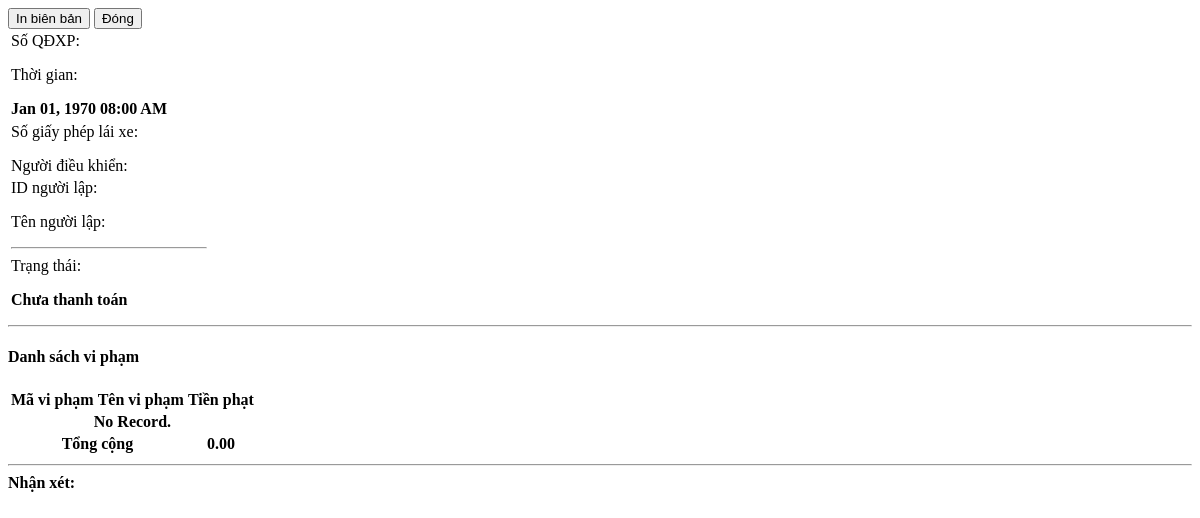
The page /admin/violations/view_details.php?id=58 on the database as committed earlier.
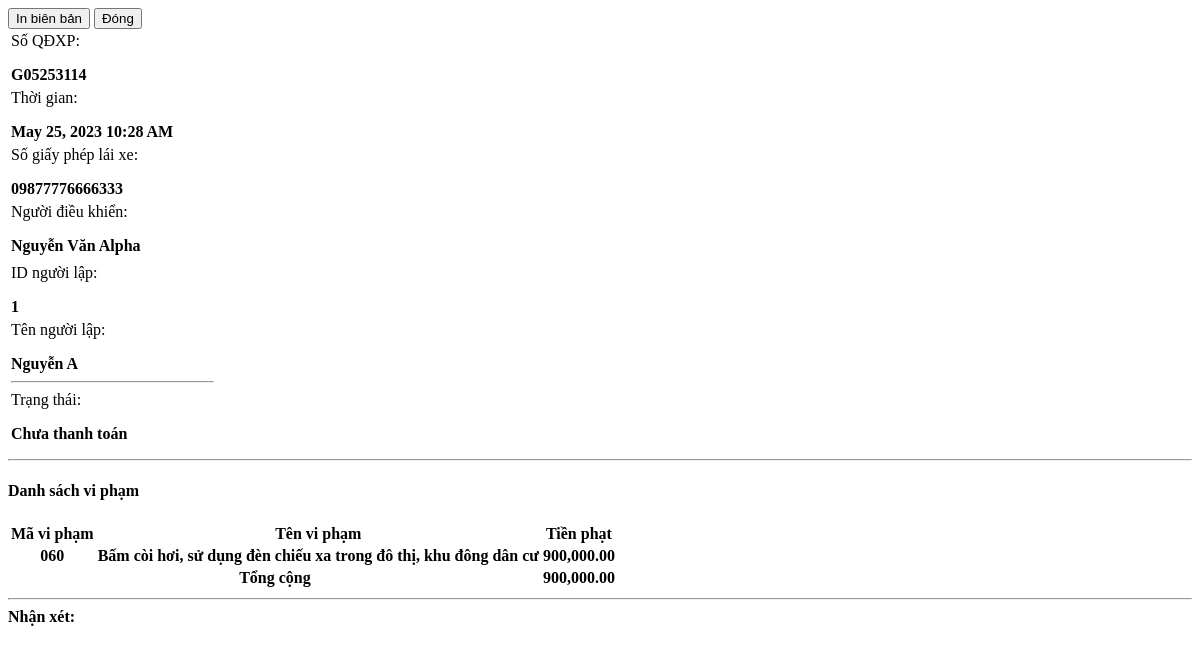
The same page on the database as committed later.
### tables this page shows
CREATE TABLE `violation_items` (
  `driver_violation_id` int(30) NOT NULL,
  `violation_id` int(30) DEFAULT NULL,
  `fine` float NOT NULL,
  `status` tinyint(1) NOT NULL DEFAULT 0 COMMENT '0=pending, 1=paid',
  `date_created` datetime NOT NULL DEFAULT current_timestamp()
);

CREATE TABLE `violations` (
  `id` int(30) NOT NULL,
  `code` varchar(50) NOT NULL,
  `name` text NOT NULL,
  `description` text NOT NULL,
  `min_fine` float NOT NULL,
  `max_fine` float NOT NULL,
  `law_id` int(30) NOT NULL,
  `fine` float NOT NULL,
  `status` tinyint(4) NOT NULL DEFAULT 1 COMMENT '0=Inactive, 1=Active',
  `date_created` datetime NOT NULL DEFAULT current_timestamp(),
  `date_updated` datetime DEFAULT NULL ON UPDATE current_timestamp()
);

### admin/violations/view_details.php (the view, shortened to what this page needs)
<?php
require_once('../../config.php');
if(isset($_GET['id']) && $_GET['id'] > 0){
    $qry2 = $conn->query("SELECT i.*,o.code,o.name from `violation_items` i inner join `violations` o on i.violation_id = o.id where i.driver_violation_id = '{$_GET['id']}' ");
    $violation_arr = array();
	if($qry2->num_rows > 0){
        while($row = $qry2->fetch_assoc()){
            $violation_arr[]=$row;
        }
    }
}
?>
<div class="container-fluid">
    <div class="w-100 d-flex justify-content-end mb-2">
        <button class="btn btn-flat btn-sm btn-default bg-lightblue" type="button" id="print"><i class="fa fa-print"></i> In biên bản</button>
        <button class="btn btn-flat btn-sm btn-default bg-black" data-dismiss="modal"><i class="fa fa-times"></i> Đóng</button>
    </div>
    <div class="border border-dark px-2 py-2" id="print_out">
        <table class="table boder-0">
            <tr class='boder-0'>
                <td width="80%" class='boder-0 align-bottom'>
                    <div class="row">
                        <div class="col-12">
                            <div class="row justify-content-between  w-max-100">
                                <div class="col-6 d-flex w-max-100">
                                    <label class="float-left w-auto whitespace-nowrap">Số QĐXP: </label>
                                    <p class="col-md-auto border-bottom px-2 border-dark w-100"><b><?php echo $ticket_no ?></b></p>
                                </div>
                                <div class="col-6 d-flex w-max-100">
                                    <label class="float-left w-auto whitespace-nowrap">Thời gian: </label>
                                    <p class="col-md-auto border-bottom px-2 border-dark w-100"><b><?php echo date("M d, Y h:i A",strtotime($date_created)) ?></b></p>
                                </div>
                            </div>
                            <div class="d-flex w-max-100">
                                <label class="float-left w-auto whitespace-nowrap">Số giấy phép lái xe:</label>
                                <p class="col-md-auto border-bottom border-dark w-100"><b><?php echo $license_id_no ?></b></p>
                            </div>
                            <div class="d-flex w-max-100">
                                <label class="float-left w-auto whitespace-nowrap">Người điều khiển:</label>
                                <p class="col-md-auto border-bottom border-dark w-100"><b><?php echo $driver ?></b></p>
                            </div>
                        </div>
                    </div>
                </td>
            </tr>
            <tr>
                <td colspan='2'>
                    <div class="d-flex w-max-100">
                        <label class="float-left w-auto whitespace-nowrap">ID người lập:</label>
                        <p class="col-md-auto border-bottom border-dark w-100"><b><?php echo $officer_id ?></b></p>
                    </div>
                    <div class="d-flex w-max-100">
                        <label class="float-left w-auto whitespace-nowrap">Tên người lập:</label>
                        <p class="col-md-auto border-bottom border-dark w-100"><b><?php echo $officer_name ?></b></p>
                    </div>
                    <hr>
                    <div class="d-flex w-max-100">
                        <label class="float-left w-auto whitespace-nowrap">Trạng thái:</label>
                        <p class=" border-bottom border-dark px-4"><b><?php echo ($status == 1) ? "Đã thanh toán" : "Chưa thanh toán" ?></b></p>
                    </div>
                </td>
            </tr>
        </table>
        <hr class='bg-dark border-dark'>
        <h4 class="text-center"><b>Danh sách vi phạm</b></h4>
        <table class='table table-stripped px-4'>
            <thead>
                <tr>
                    <th>Mã vi phạm</th>
                    <th>Tên vi phạm</th>
                    <th class="text-right">Tiền phạt</th>
                </tr>
            </thead>
            <tbody>
                <?php
                foreach($violation_arr as $row):
                ?>
                <tr>
                    <th><?php echo $row['code'] ?></th>
                    <th><?php echo $row['name'] ?></th>
                    <th class='text-right'><?php echo number_format($row['fine'],2) ?></th>
                </tr>
                <?php endforeach; ?>
                <?php if(count($violation_arr) <= 0): ?>
                <tr>
                    <th class="text-center" colspan="3">No Record.</th>
                </tr>
                <?php endif; ?>
            </tbody>
            <tfoot>
                <tr>
                    <th class='text-center' colspan="2">Tổng cộng</th>
                    <th class="text-right"><?php echo number_format($total_amount,2) ?></th>
                </tr>
            </tfoot>
        </table>
        <hr class="bg-dark border-dark">
        <b>Nhận xét:</b>
    </div>
</div>

Rows that differ between the two databases and show on the page:
added violation_items: violation.code "060", violation.name "Bấm còi hơi, sử dụng đèn chiếu xa trong đô thị, khu đông dân cư", fine "900,000.00"
Other text that changed with them:
$ticket_no: (not shown) → "G05253114"
date("M d, Y h:i A",strtotime($date_created)): "Jan 01, 1970 08:00 AM" → "May 25, 2023 10:28 AM"
$license_id_no: (not shown) → "09877776666333"
$driver: (not shown) → "Nguyễn Văn Alpha"
$officer_id: (not shown) → "1"
$officer_name: (not shown) → "Nguyễn A"
$total_amount: "0.00" → "900,000.00"
text no longer shown: "No Record."
